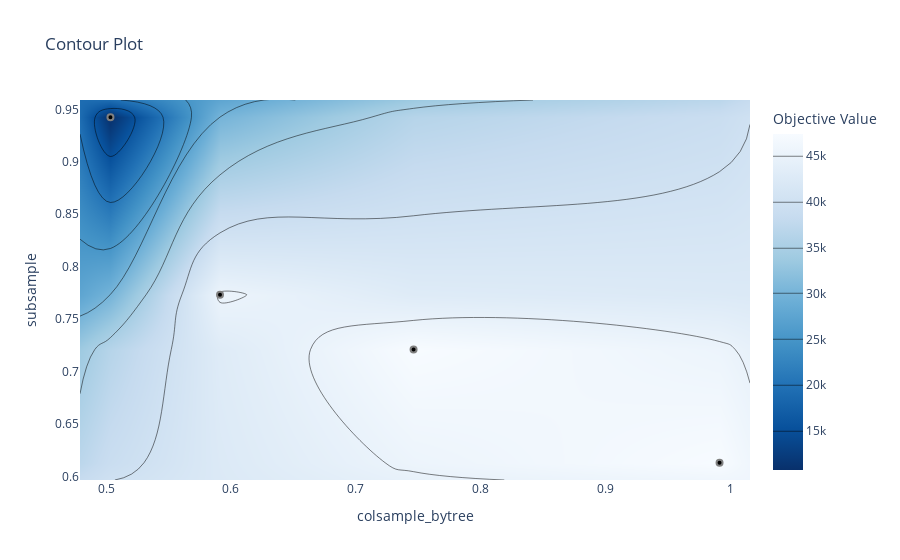

Notebook code for this chart:
### Code cell
ov.plot_contour(study, params=["subsample", "colsample_bytree"])

### Figure 1 — Plotly figure (JSON) as saved in the notebook; plotly's stock layout.template omitted (floating-point values rounded to 4 significant figures)
{"data": [{"colorbar": {"title": {"text": "Objective Value"}}, "colorscale": [[0, "rgb(247,251,255)"], [0.125, "rgb(222,235,247)"], [0.25, "rgb(198,219,239)"], [0.375, "rgb(158,202,225)"], [0.5, "rgb(107,174,214)"], [0.625, "rgb(66,146,198)"], [0.75, "rgb(33,113,181)"], [0.875, "rgb(8,81,156)"], [1, "rgb(8,48,107)"]], "connectgaps": true, "contours": {"coloring": "heatmap"}, "hoverinfo": "none", "line": {"smoothing": 1.3}, "reversescale": true, "type": "contour", "x": [0.479, 0.5034, 0.5912, 0.7463, 0.9915, 1.016], "y": [0.5968, 0.6132, 0.721, 0.7733, 0.9424, 0.9589], "z": [[null, null, null, null, null, null], [null, null, null, null, 47380.0, null], [null, null, null, 47400.0, null, null], [null, null, 45340.0, null, null, null], [null, 10740.0, null, null, null, null], [null, null, null, null, null, null]]}, {"marker": {"color": "black", "line": {"color": "Grey", "width": 2}}, "mode": "markers", "showlegend": false, "type": "scatter", "x": [0.5034, 0.9915, 0.7463, 0.5912], "y": [0.9424, 0.6132, 0.721, 0.7733]}], "layout": {"title": {"text": "Contour Plot"}, "xaxis": {"range": [0.479, 1.016], "title": {"text": "colsample_bytree"}}, "yaxis": {"range": [0.5968, 0.9589], "title": {"text": "subsample"}}}}
